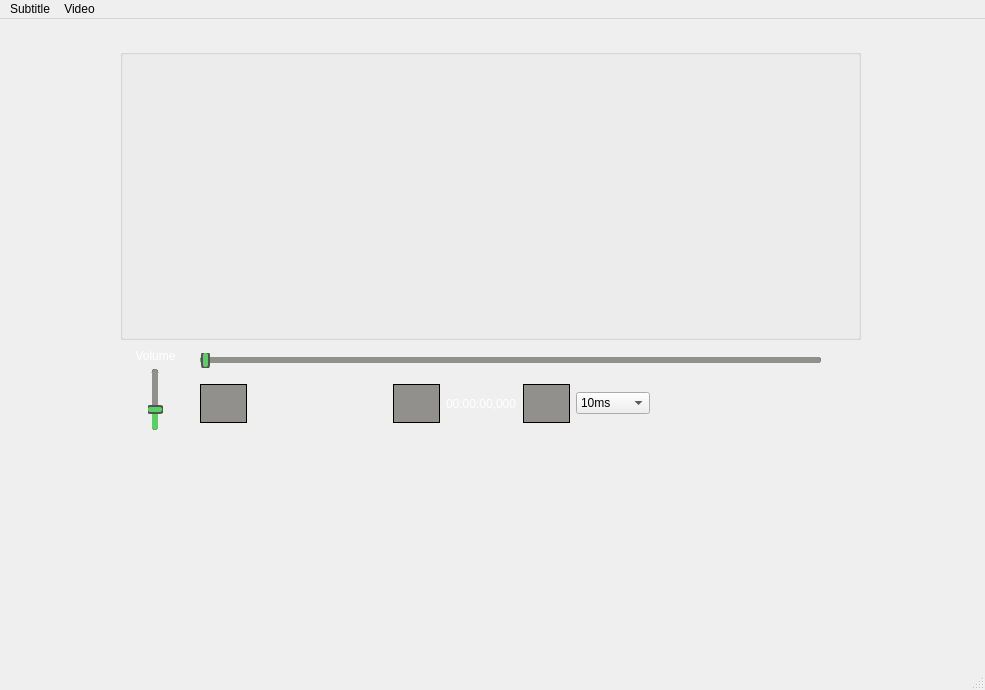
<?xml version="1.0" encoding="UTF-8"?>
<ui version="4.0">
 <class>MainWindow</class>
 <widget class="QMainWindow" name="MainWindow">
  <property name="geometry">
   <rect>
    <x>0</x>
    <y>0</y>
    <width>985</width>
    <height>690</height>
   </rect>
  </property>
  <property name="windowTitle">
   <string>MainWindow</string>
  </property>
  <property name="styleSheet">
   <string notr="true">MainWindow
{
	background-color: #292826;
}</string>
  </property>
  <widget class="QWidget" name="centralwidget">
   <widget class="QWidget" name="verticalLayoutWidget">
    <property name="geometry">
     <rect>
      <x>120</x>
      <y>30</y>
      <width>741</width>
      <height>291</height>
     </rect>
    </property>
    <layout class="QVBoxLayout" name="verticalLayout">
     <item>
      <widget class="QGroupBox" name="groupBox_Video">
       <property name="title">
        <string/>
       </property>
      </widget>
     </item>
    </layout>
   </widget>
   <widget class="QWidget" name="verticalLayoutWidget_2">
    <property name="geometry">
     <rect>
      <x>200</x>
      <y>330</y>
      <width>621</width>
      <height>24</height>
     </rect>
    </property>
    <layout class="QVBoxLayout" name="verticalLayout_2">
     <property name="spacing">
      <number>5</number>
     </property>
     <property name="sizeConstraint">
      <enum>QLayout::SetDefaultConstraint</enum>
     </property>
     <property name="leftMargin">
      <number>0</number>
     </property>
     <property name="topMargin">
      <number>0</number>
     </property>
     <item>
      <widget class="QSlider" name="horizontalSlider_Duration">
       <property name="styleSheet">
        <string notr="true">QSlider::groove:horizontal {
        background-color: #91908d;
        border: 1px solid #000000;
        height: 4px;
        border-radius: 3px;
}

QSlider::handle:horizontal {
	background-color: #58d162;
	border: 2px solid #515451;
	margin: -7px 0;
	width: 5px;
	border-radius: 4px;
}

QSlider::add-page:horizontal {
	background-color: #91908d;
     border-radius: 3px;
}

QSlider::sub-page:horizontal {
	background-color: #58d162;
    border-radius: 3px;
}</string>
       </property>
       <property name="orientation">
        <enum>Qt::Horizontal</enum>
       </property>
      </widget>
     </item>
    </layout>
   </widget>
   <widget class="QWidget" name="verticalLayoutWidget_3">
    <property name="geometry">
     <rect>
      <x>200</x>
      <y>360</y>
      <width>621</width>
      <height>49</height>
     </rect>
    </property>
    <layout class="QVBoxLayout" name="verticalLayout_3">
     <item>
      <layout class="QHBoxLayout" name="horizontalLayout" stretch="0,0,0,0,0,0,0">
       <item>
        <widget class="QPushButton" name="pushButton_Play_Stop">
         <property name="sizePolicy">
          <sizepolicy hsizetype="Maximum" vsizetype="Minimum">
           <horstretch>0</horstretch>
           <verstretch>0</verstretch>
          </sizepolicy>
         </property>
         <property name="styleSheet">
          <string notr="true">QPushButton
{
	background-color:  #91908d;
	width: 45px;
	height: 37px;
    border: 1px solid #000000;
}</string>
         </property>
         <property name="text">
          <string/>
         </property>
        </widget>
       </item>
       <item>
        <spacer name="horizontalSpacer_2">
         <property name="orientation">
          <enum>Qt::Horizontal</enum>
         </property>
         <property name="sizeType">
          <enum>QSizePolicy::Fixed</enum>
         </property>
         <property name="sizeHint" stdset="0">
          <size>
           <width>140</width>
           <height>20</height>
          </size>
         </property>
        </spacer>
       </item>
       <item>
        <widget class="QPushButton" name="pushButton_seek_Backwards">
         <property name="sizePolicy">
          <sizepolicy hsizetype="Maximum" vsizetype="Minimum">
           <horstretch>0</horstretch>
           <verstretch>0</verstretch>
          </sizepolicy>
         </property>
         <property name="styleSheet">
          <string notr="true">QPushButton
{
	background-color:  #91908d;
	width: 45px;
	height: 37px;
    border: 1px solid #000000;
}</string>
         </property>
         <property name="text">
          <string/>
         </property>
        </widget>
       </item>
       <item>
        <widget class="QLabel" name="label_current_Time">
         <property name="sizePolicy">
          <sizepolicy hsizetype="Maximum" vsizetype="Preferred">
           <horstretch>0</horstretch>
           <verstretch>0</verstretch>
          </sizepolicy>
         </property>
         <property name="styleSheet">
          <string notr="true">QLabel
{
	color: white;
}</string>
         </property>
         <property name="text">
          <string>00:00:00,000</string>
         </property>
        </widget>
       </item>
       <item>
        <widget class="QPushButton" name="pushButton_seek_Forwards">
         <property name="sizePolicy">
          <sizepolicy hsizetype="Minimum" vsizetype="Minimum">
           <horstretch>0</horstretch>
           <verstretch>0</verstretch>
          </sizepolicy>
         </property>
         <property name="styleSheet">
          <string notr="true">QPushButton
{
	background-color:  #91908d;
	width: 45px;
	height: 37px;
    border: 1px solid #000000;
}</string>
         </property>
         <property name="text">
          <string/>
         </property>
        </widget>
       </item>
       <item>
        <widget class="QComboBox" name="comboBox">
         <item>
          <property name="text">
           <string>10ms</string>
          </property>
         </item>
         <item>
          <property name="text">
           <string>20ms</string>
          </property>
         </item>
         <item>
          <property name="text">
           <string>50ms</string>
          </property>
         </item>
         <item>
          <property name="text">
           <string>100ms</string>
          </property>
         </item>
         <item>
          <property name="text">
           <string>200ms</string>
          </property>
         </item>
         <item>
          <property name="text">
           <string>500ms</string>
          </property>
         </item>
         <item>
          <property name="text">
           <string>1000ms</string>
          </property>
         </item>
         <item>
          <property name="text">
           <string>2000ms</string>
          </property>
         </item>
        </widget>
       </item>
       <item>
        <spacer name="horizontalSpacer">
         <property name="orientation">
          <enum>Qt::Horizontal</enum>
         </property>
         <property name="sizeType">
          <enum>QSizePolicy::MinimumExpanding</enum>
         </property>
         <property name="sizeHint" stdset="0">
          <size>
           <width>40</width>
           <height>20</height>
          </size>
         </property>
        </spacer>
       </item>
      </layout>
     </item>
    </layout>
   </widget>
   <widget class="QWidget" name="verticalLayoutWidget_4">
    <property name="geometry">
     <rect>
      <x>120</x>
      <y>330</y>
      <width>71</width>
      <height>81</height>
     </rect>
    </property>
    <layout class="QVBoxLayout" name="verticalLayout_4" stretch="0,0">
     <item>
      <widget class="QLabel" name="label_current_Volume">
       <property name="styleSheet">
        <string notr="true">QLabel
{
	color: white;
}</string>
       </property>
       <property name="text">
        <string>Volume</string>
       </property>
       <property name="textFormat">
        <enum>Qt::AutoText</enum>
       </property>
       <property name="alignment">
        <set>Qt::AlignCenter</set>
       </property>
      </widget>
     </item>
     <item alignment="Qt::AlignHCenter|Qt::AlignVCenter">
      <widget class="QSlider" name="verticalSlider_Volume">
       <property name="sizePolicy">
        <sizepolicy hsizetype="Fixed" vsizetype="Expanding">
         <horstretch>0</horstretch>
         <verstretch>0</verstretch>
        </sizepolicy>
       </property>
       <property name="mouseTracking">
        <bool>false</bool>
       </property>
       <property name="styleSheet">
        <string notr="true">QSlider::groove:vertical {
        background-color: #91908d;
        border: 1px solid #000000;
        width: 4px;
        border-radius: 3px;
}

QSlider::handle:vertical  {
	background-color: #58d162;
	border: 2px solid #515451;
	margin: 0 -7px;
	height: 5px;
	border-radius: 4px;
}

QSlider::add-page:vertical  {
	background-color:  #58d162;
    border-radius: 3px;
}

QSlider::sub-page:vertical  {
	background-color: #91908d;
    border-radius: 3px;
}</string>
       </property>
       <property name="maximum">
        <number>100</number>
       </property>
       <property name="value">
        <number>30</number>
       </property>
       <property name="orientation">
        <enum>Qt::Vertical</enum>
       </property>
       <property name="invertedAppearance">
        <bool>false</bool>
       </property>
       <property name="invertedControls">
        <bool>false</bool>
       </property>
       <property name="tickPosition">
        <enum>QSlider::NoTicks</enum>
       </property>
      </widget>
     </item>
    </layout>
   </widget>
  </widget>
  <widget class="QMenuBar" name="menubar">
   <property name="geometry">
    <rect>
     <x>0</x>
     <y>0</y>
     <width>985</width>
     <height>22</height>
    </rect>
   </property>
   <widget class="QMenu" name="menuSubtitle">
    <property name="title">
     <string>Subtitle</string>
    </property>
    <addaction name="actionNew_Ctrl_N"/>
    <addaction name="actionOpen_Ctrl_O"/>
    <addaction name="actionSave_Ctrl_S"/>
    <addaction name="actionExit"/>
   </widget>
   <widget class="QMenu" name="menuVideo">
    <property name="title">
     <string>Video</string>
    </property>
    <addaction name="actionOpen_Video_Ctrl_Alt_O"/>
   </widget>
   <addaction name="menuSubtitle"/>
   <addaction name="menuVideo"/>
  </widget>
  <widget class="QStatusBar" name="statusbar"/>
  <action name="actionNew_Ctrl_N">
   <property name="text">
    <string>New Ctrl+N</string>
   </property>
  </action>
  <action name="actionOpen_Ctrl_O">
   <property name="text">
    <string>Open Ctrl+O</string>
   </property>
  </action>
  <action name="actionSave_Ctrl_S">
   <property name="text">
    <string>Save Ctrl+S</string>
   </property>
  </action>
  <action name="actionExit">
   <property name="text">
    <string>Exit</string>
   </property>
  </action>
  <action name="actionOpen_Video_Ctrl_Alt_O">
   <property name="text">
    <string>Open Ctrl+Alt+O</string>
   </property>
  </action>
 </widget>
 <resources/>
 <connections/>
</ui>
